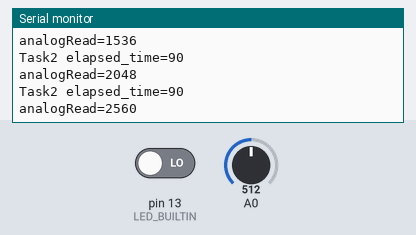
The sketch below on a simulated Arduino Uno, built with avr-gcc and run on an emulated ATmega328P. Shown: the last lines printed to the serial monitor. Inputs (shaded band) come from the test bench; at power-on: A0 = 512, pin 13 (LED_BUILTIN) LOW.

Above: at 1.2 s.
1.3 s: A0 set to 716
At 1.55 s:
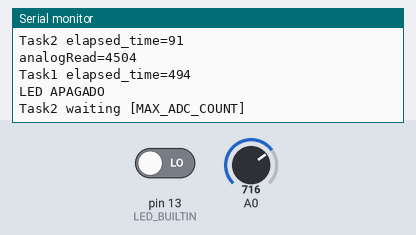
2.8 s: pin 13 (LED_BUILTIN) driven HIGH
4.3 s: A0 set to 900
At 4.53 s:
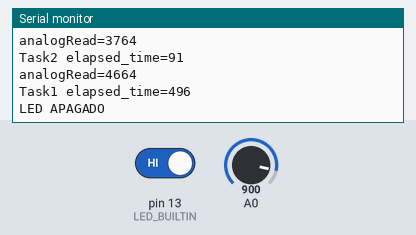
Timing chart, 0 to 7.3 s (numbered marks = the images above; inputs shaded):
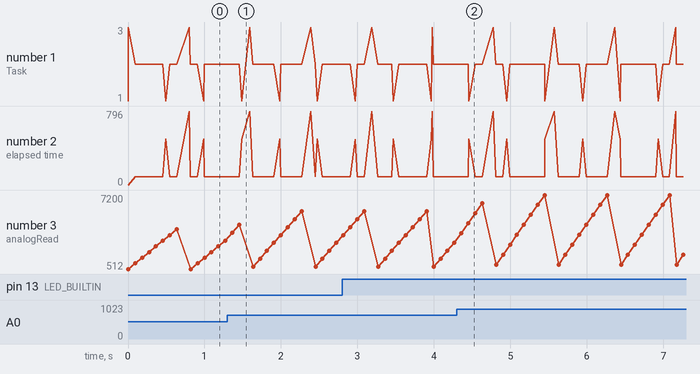

Measured:
- after the input at 1.3 s, the serial monitor: prints a new line after 0.06 s (image 1)
- after the input at 4.3 s, the serial monitor: prints a new line after 0.06 s (image 2)
- plotted number 3: 3072 → 2864 after the input at 1.3 s, 2864 → 6300 after the input at 4.3 s

The sketch:

FreeRTOSTaskExample.ino
```cpp
// (licence header left out)
#include <Arduino_FreeRTOS.h>
#include<Arduino.h>

#define _DEBUG_
#define __USE_MILLIS__

#ifdef __USE_MILLIS__
#define GetTime_MS()  millis()
#else
#define GetTime_MS() (xTaskGetTickCount()*portTICK_PERIOD_MS)
#endif

#ifdef _DEBUG_
#define _DEBUG(...) Serial.print(__VA_ARGS__)
#define MAX_ADC_COUNT  8
#define TASK1_T_MS 500
#define TASK2_T_MS 100
#define TASK3_T_MS  800
#else
#define _DEBUG(...)
#define MAX_ADC_COUNT  8
#define TASK1_T_MS 500
#define TASK2_T_MS 10
#define TASK3_T_MS  80
#endif

/*
   Este é um exemplo inicial apresentando conceitos de tarefas.
   Adiante veremos como trocar informações entre Tasks através de Filas
   e também como proteger código contra reentrancia usando semáforos
*/
static int sensorValue = 0, ADCcount = 0;

/**
   Task handlers
   https://www.freertos.org/a00019.html#xTaskHandle
*/
TaskHandle_t Task1BlinkLedHandle;

TaskHandle_t Task2ReadADCHandle;

TaskHandle_t Task3ADCFilterHandle;

void Task1_BlinkLed(void *pvParameters);
void Task2_ReadADC(void *pvParameters);
void Task3_ADC_FILTER(void *pvParameters);


void setup() {
  //Inicializa Comunicação serial a 9600bps
  Serial.begin(115200);

  /**
     Task creation
  */
  xTaskCreate(Task1_BlinkLed, // Task function
              "Blink", // Task name
              192, // Stack size
              NULL,
              3, // Priority
              &Task1BlinkLedHandle); // Task handler

  xTaskCreate(Task2_ReadADC,
              "ReadADC",
              192,
              NULL,
              0,
              &Task2ReadADCHandle);

  xTaskCreate(Task3_ADC_FILTER,
              "ADC_FILTER",
              192,
              NULL,
              2,
              &Task3ADCFilterHandle);


}

void loop() {
  // put your main code here, to run repeatedly:
}


void Task1_BlinkLed(void *pvParameters) {
#ifdef _DEBUG_
  static unsigned long int initial_time, elapsed_time, last_time = 0;
  initial_time = last_time = GetTime_MS();
#endif
  while (1) {
#ifdef _DEBUG_
    initial_time = GetTime_MS();
    elapsed_time = initial_time - last_time;
#endif
    _DEBUG("Task1 elapsed_time=");
    _DEBUG(elapsed_time, DEC);
    _DEBUG("\n");

    if (digitalRead(LED_BUILTIN) == 1) { //led aceso
      digitalWrite(LED_BUILTIN, 0); //apagar led
      _DEBUG("LED APAGADO\n");
    }
    else {
      digitalWrite(LED_BUILTIN, 1);//Se led apagado, acender
      _DEBUG("LED ACESO\n");
    }
#ifdef _DEBUG_
    last_time = GetTime_MS();
#endif
    vTaskDelay(TASK1_T_MS / portTICK_PERIOD_MS);
  }
}


/*
   WE CONNECTED LCD_KEYPAD SHIELD ON ARDUINO
   WHEN SOME BUTTON IS PRESSED IT CHANGE ADC VALUE
   Tarefa de maior prioridade, premissa que as leituras devem ser feitas dentro dos tempos definidos (Frequencia de Amostragem)
*/
void Task2_ReadADC(void *pvParameters) {
#ifdef _DEBUG_
  static unsigned long int initial_time, elapsed_time, last_time = 0;
  initial_time = last_time = GetTime_MS();
#endif
  while (1) {
#ifdef _DEBUG_
    initial_time = GetTime_MS();
    elapsed_time = initial_time - last_time;
#endif
    // read the input on analog pin 0:
    if (ADCcount < MAX_ADC_COUNT)
    {
      _DEBUG("Task2 elapsed_time=");
      _DEBUG(elapsed_time, DEC);
      _DEBUG("\n");
      sensorValue += analogRead(A0);
      _DEBUG("analogRead=");
      _DEBUG(sensorValue, DEC);
      _DEBUG("\n");
      ADCcount++;
    }
    else
    {
      _DEBUG("Task2 waiting [MAX_ADC_COUNT]\n");
    }
#ifdef _DEBUG_
    last_time = GetTime_MS();
#endif
    vTaskDelay(TASK2_T_MS / portTICK_PERIOD_MS);
  }
}

/*
   ADC Filter calculation (MEDIAN FILTER)
   Task de prioridade média. Se houver pequeno atraso nao compromete pois tem um bom tempo ate ter que calular novas amostras do ADC.
*/
void Task3_ADC_FILTER(void *pvParameters) {
#ifdef _DEBUG_
  static unsigned long int initial_time, elapsed_time, last_time = 0;
  initial_time = last_time = GetTime_MS();
#endif
  while (1) {
#ifdef _DEBUG_
    initial_time = GetTime_MS();
    elapsed_time = initial_time - last_time;
    last_time = initial_time;
#endif
    _DEBUG("Task3 elapsed_time=");
    _DEBUG(elapsed_time, DEC);
    _DEBUG("\n");
    if (ADCcount >= (MAX_ADC_COUNT - 1))
    {
      sensorValue = sensorValue / (int)MAX_ADC_COUNT; //Calculo damedia sensorValue = sensorValue / 8;
      Serial.print("ADC = ");
      Serial.println(sensorValue, DEC);
      sensorValue = 0;
      ADCcount = 0;
    }
    else
    {
      _DEBUG("TASK3 waiting ADCcount\n");
    }
#ifdef _DEBUG_
    last_time = GetTime_MS();
#endif
    vTaskDelay(TASK3_T_MS / portTICK_PERIOD_MS);
  }
}
```
